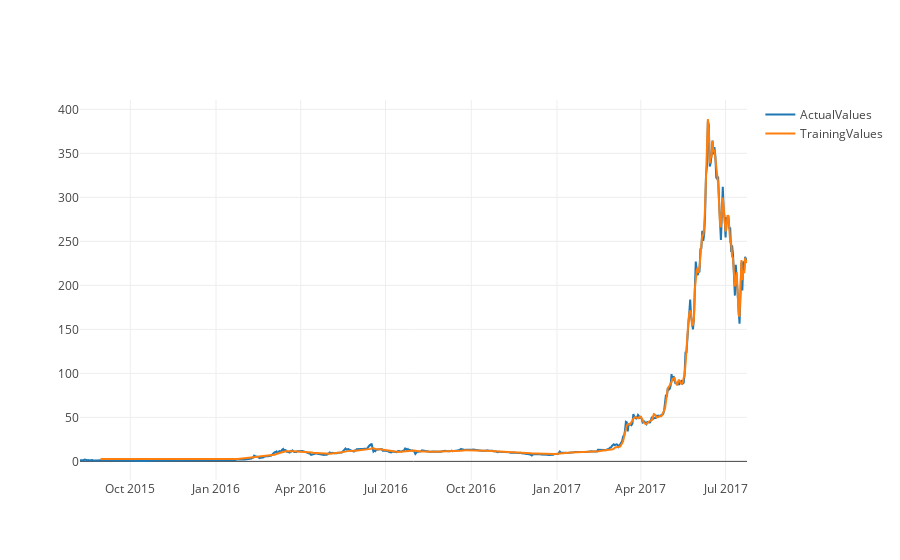
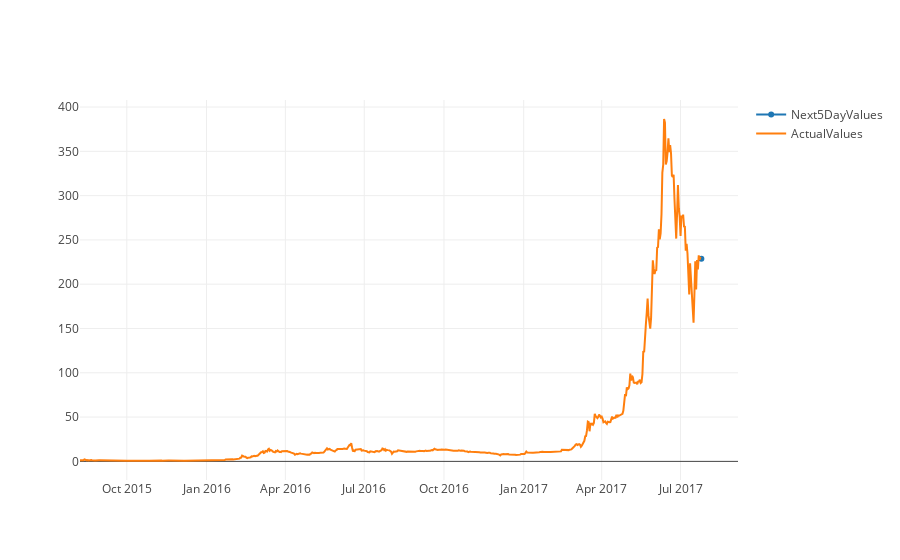

Write notebook code for charts like these, in order.
### Code cell
USDT_ETH = nextDayPrediction('USDT_ETH', 'poloniex',N = 1)

### Figure 1 — Plotly figure (JSON) as saved in the notebook; plotly's stock layout.template omitted (floating-point values rounded to 4 significant figures; data arrays with more than 128 entries replaced by an {"elided": "..."} marker saying what was removed)
{"data": [{"name": "ActualValues", "type": "scatter", "x": {"elided": "717 str values"}, "y": {"elided": "717 float values"}}, {"name": "TrainingValues", "type": "scatter", "x": {"elided": "717 str values"}, "y": {"elided": "717 float values"}}], "layout": {}}

### Figure 2 — Plotly figure (JSON) as saved in the notebook; plotly's stock layout.template omitted (floating-point values rounded to 4 significant figures; data arrays with more than 128 entries replaced by an {"elided": "..."} marker saying what was removed)
{"data": [{"name": "Next5DayValues", "type": "scatter", "x": ["2017-07-25"], "y": [228.8]}, {"name": "ActualValues", "type": "scatter", "x": {"elided": "717 str values"}, "y": {"elided": "717 float values"}}], "layout": {}}
